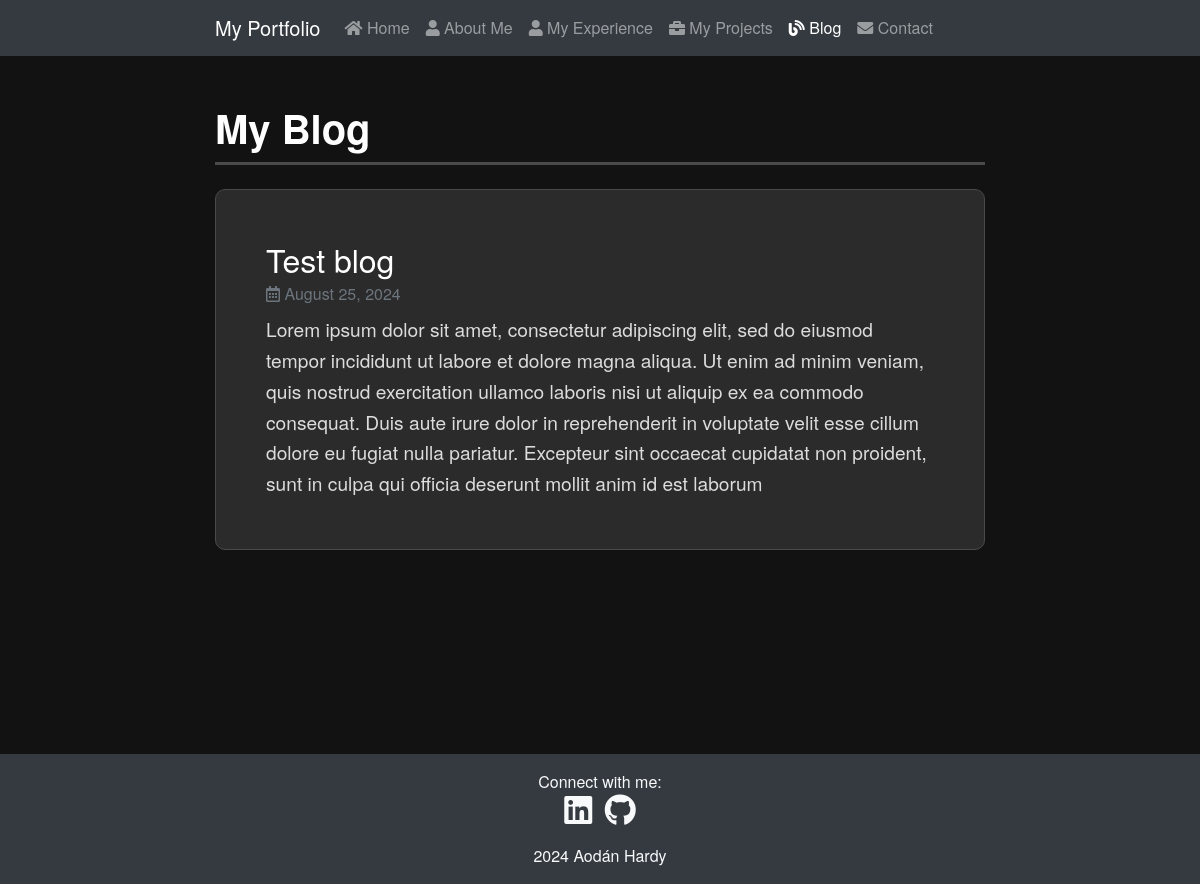
The page /blog/ on the database as committed earlier.
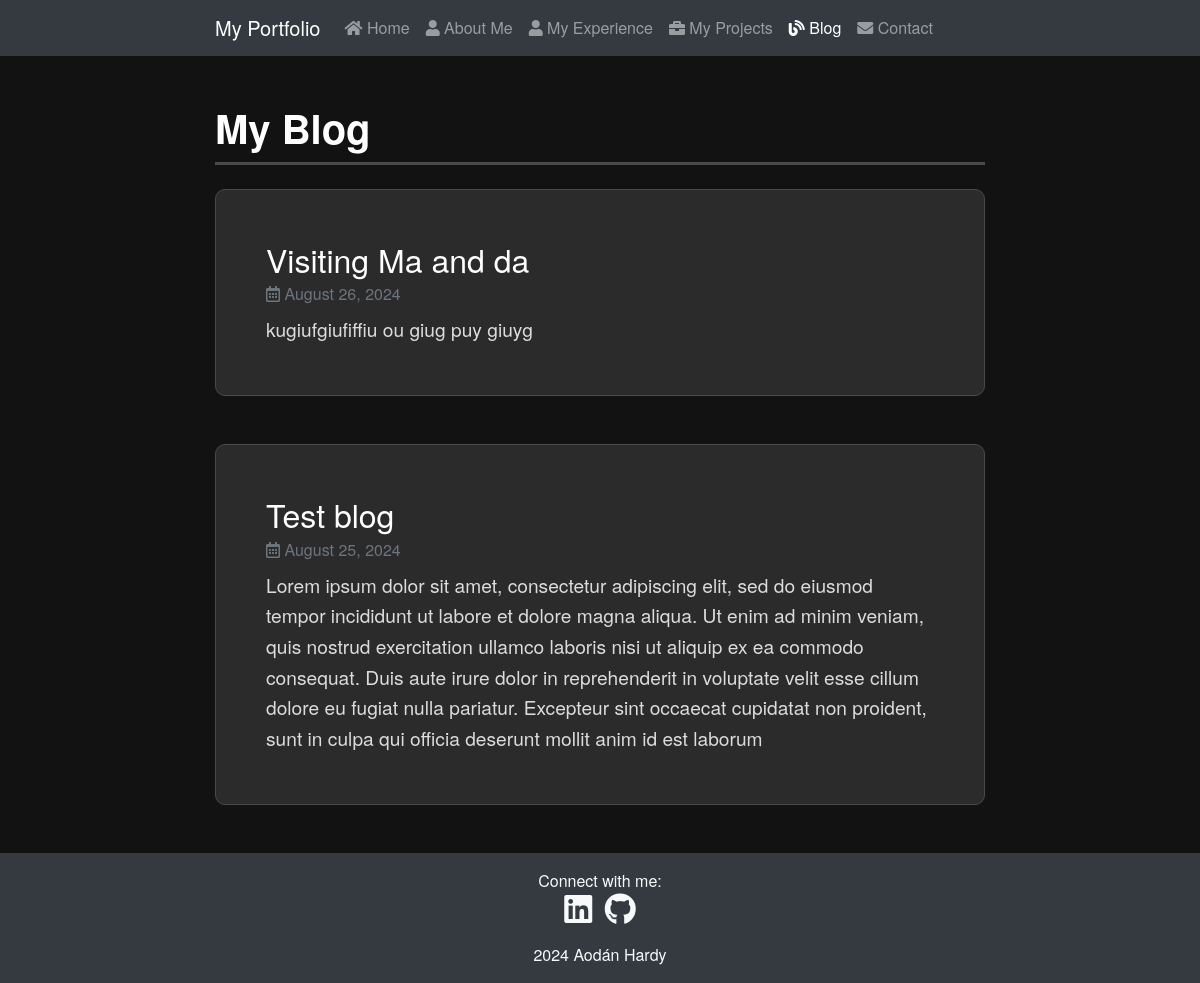
The same page on the database as committed later.
### blog/models.py (models this page shows, shortened)
class BlogPost(models.Model):
    title = models.CharField(max_length=200)
    content = models.TextField()
    published_date = models.DateTimeField(auto_now_add=True)

### blog/views.py (the view)
# urls.py: 2. Add a URL to urlpatterns:  path('blog/', include('blog.urls'))
def blog(request):
    posts = BlogPost.objects.all().order_by('-published_date')
    return render(request, 'blog/blog.html', {'posts': posts, 'request': request})

### blog/templates/blog/blog.html
{% extends 'mySite/base.html' %}
{% block body %}
<div class="container blog-container mt-5">
    <h1 class="blog-title mb-4">My Blog</h1>
    <div class="row">
        {% for post in posts %}
            <div class="col-md-12 mb-5">
                <div class="card blog-post">
                    <div class="card-body">
                        <h3 class="card-title">{{ post.title }}</h3>
                        <p class="card-subtitle text-muted mb-2">
                            <i class="far fa-calendar-alt"></i> {{ post.published_date|date:"F j, Y" }}
                        </p>
                        <p class="card-text">{{ post.content }}</p>
                    </div>
                </div>
            </div>
        {% endfor %}
    </div>
</div>
{% endblock %}

Rows that differ between the two databases and show on the page:
added BlogPost: title "Visiting Ma and da", published_date "August 26, 2024", content "kugiufgiufiffiu ou giug puy giuyg"
